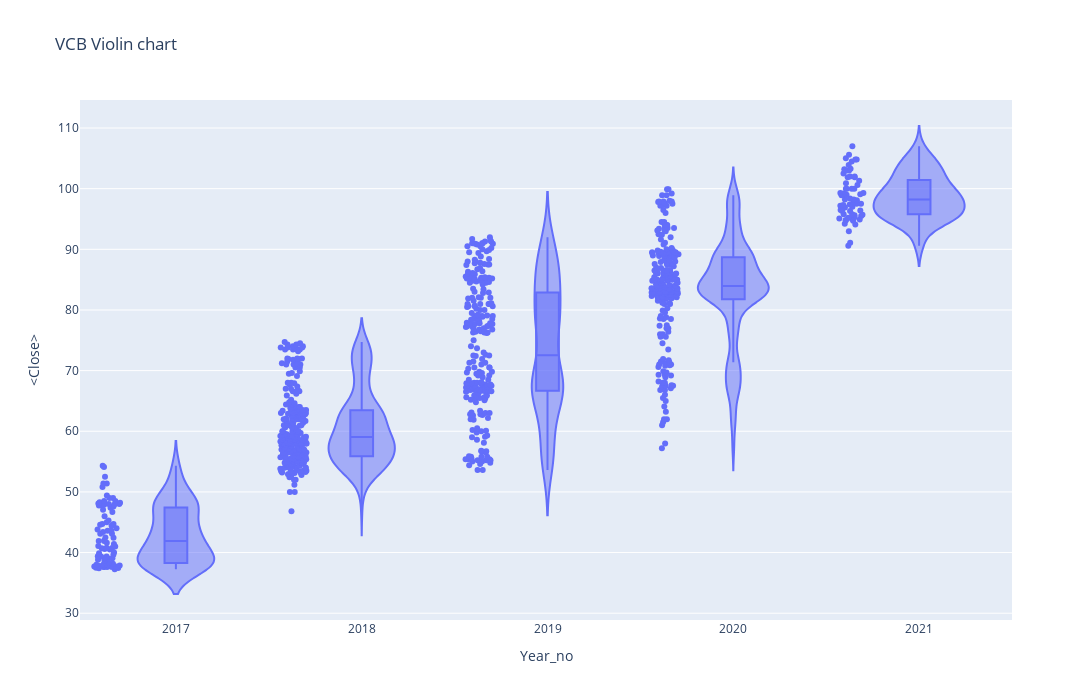

The notebook cell this image was saved under:
### Code cell
#px.violin(df_tips, y="tip", x="smoker", color="sex", box=True, points="all",
#          hover_data=df_tips.columns)

fig = go.Figure()
px.violin(df,x='Year_no',y='<Close>',box =True, points='all',
         hover_data=df.columns, title = 'VCB Violin chart', width= 1200, height= 700)

### Figure 1 — Plotly figure (JSON) as saved in the notebook; plotly's stock layout.template omitted (floating-point values rounded to 4 significant figures; data arrays with more than 128 entries replaced by an {"elided": "..."} marker saying what was removed)
{"data": [{"alignmentgroup": "True", "box": {"visible": true}, "customdata": {"elided": "900x3 mixed values"}, "hovertemplate": "Year_no=%{x}<br><Close>=%{y}<br>datetime=%{customdata[0]}<br><Volume>=%{customdata[1]}<br>Period=%{customdata[2]}<extra></extra>", "legendgroup": "", "marker": {"color": "#636efa"}, "name": "", "offsetgroup": "", "orientation": "v", "points": "all", "scalegroup": "True", "showlegend": false, "type": "violin", "x": {"elided": "900 int values"}, "x0": " ", "xaxis": "x", "y": {"elided": "900 float values"}, "y0": " ", "yaxis": "y"}], "layout": {"height": 700, "legend": {"tracegroupgap": 0}, "title": {"text": "VCB Violin chart"}, "violinmode": "group", "width": 1200, "xaxis": {"anchor": "y", "domain": [0, 1], "title": {"text": "Year_no"}}, "yaxis": {"anchor": "x", "domain": [0, 1], "title": {"text": "<Close>"}}}}
